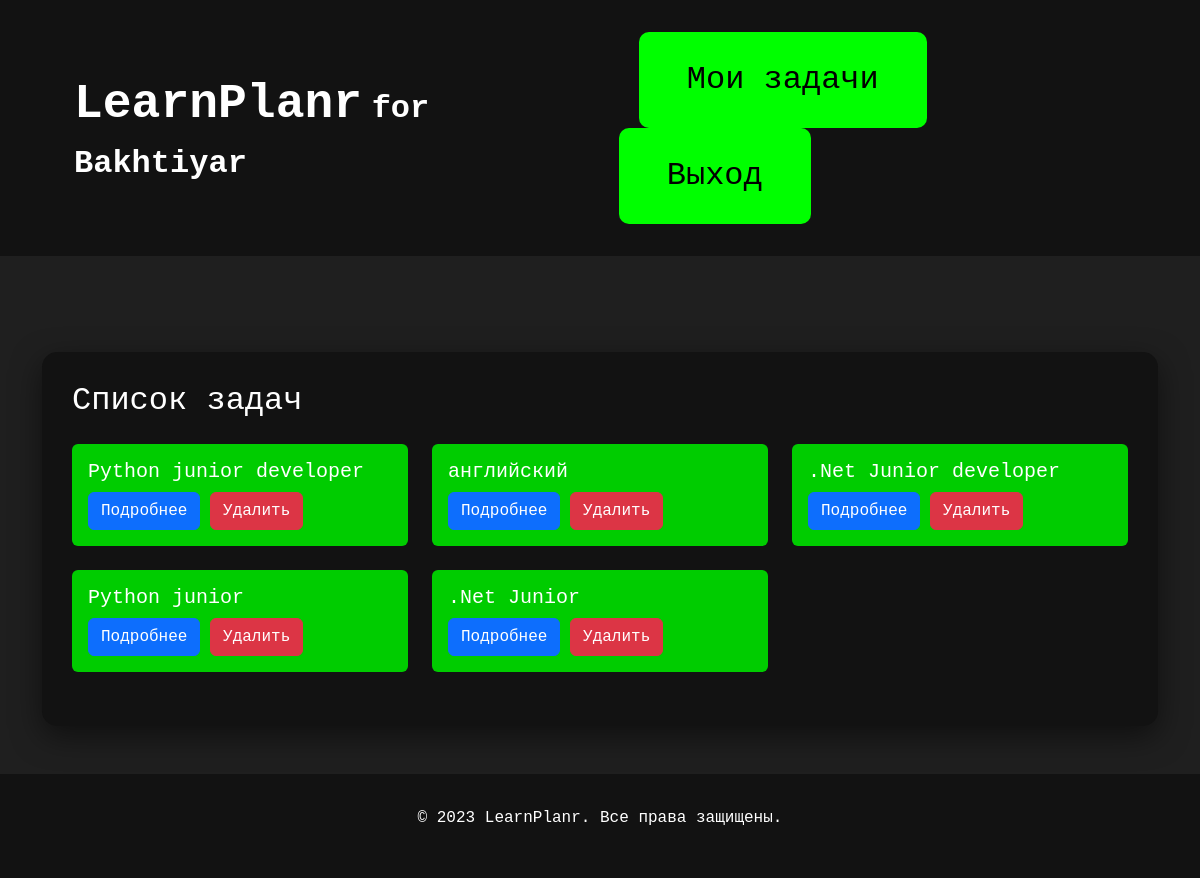
The app's page /learn_planr/todos/ (signed in), older data.
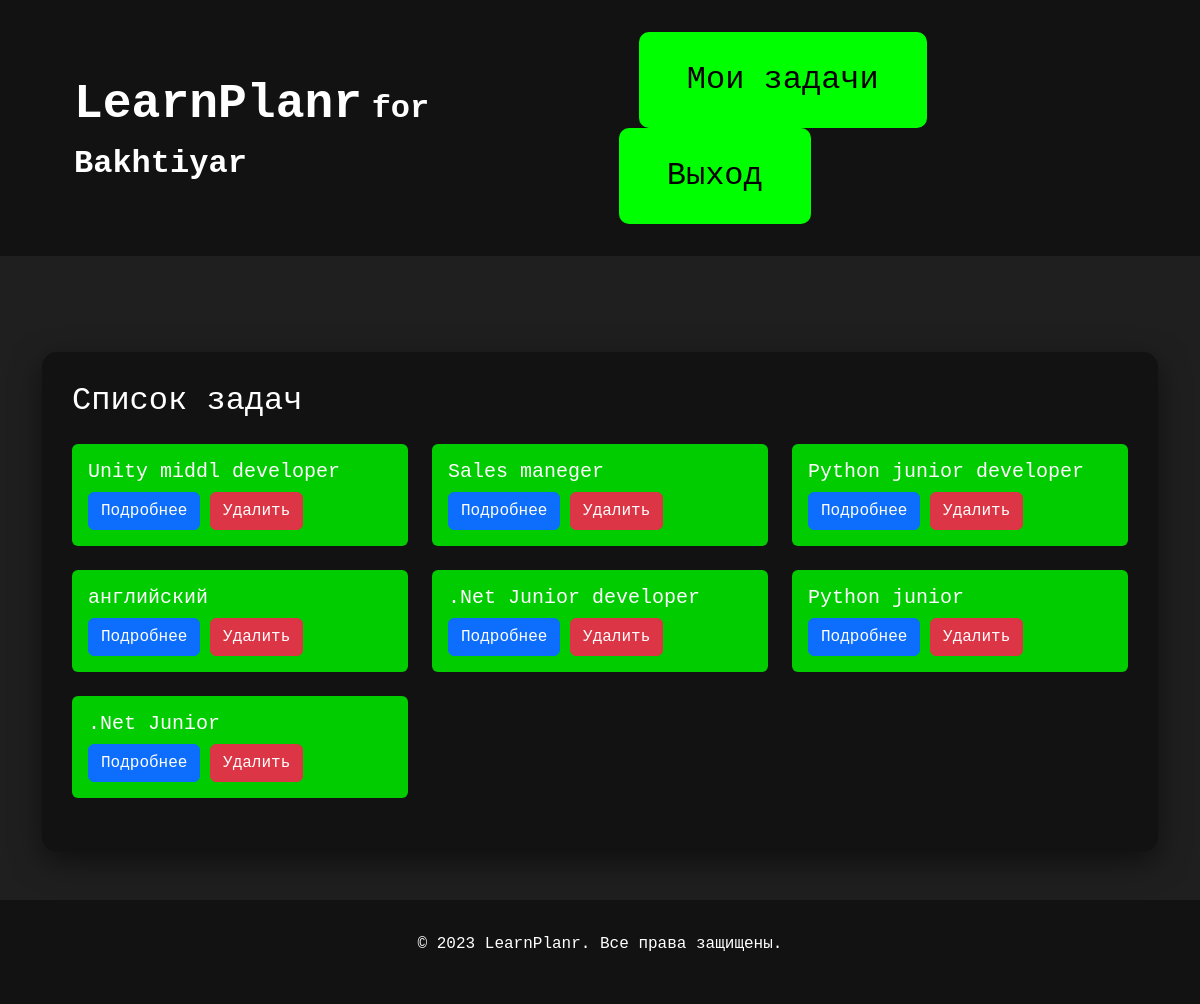
The same page, newer data.
### todo/models.py (models this page shows, shortened)
class Schedule(models.Model):
    author = models.ForeignKey(User, on_delete=models.CASCADE)
    title = models.CharField(max_length=100)
    created_at = models.DateTimeField(auto_now_add=True)

### todo/views.py (the view)
# urls.py: path("todos/", views.get_list_todo, name="get_todos"),
@login_required(login_url="/login/")
def get_list_todo(request):
    todos = Schedule.objects.filter(author=request.user).order_by("-id")
    context = {"todos": todos}
    return render(request, "todo/todos.html", context)

### todo/templates/todo/todos.html (shortened to what this page needs)
{% extends "todo/base.html" %}
{% block content %}
<main class="main">
    <div class="container mt-5" style="background-color: #121212; padding: 30px; border-radius: 15px; box-shadow: 0px 10px 30px rgba(0, 0, 0, 0.5);">
        <h2 class="mb-4 text-white">Список задач</h2>
        <div class="row">
            {% for todo in todos %}
                <div class="col-md-4 mb-4">
                    <div class="card" style="background-color: #00cc00; border: none;">
                        <div class="card-body">
                            <h5 class="card-title text-white">{{ todo.title }}</h5>
                            <a href="{% url 'todo:get_todo' todo.id %}" class="btn btn-primary">Подробнее</a>
                            <a href="{% url 'todo:delete_todo' todo.id %}" class="btn btn-danger ml-2">Удалить</a>
                        </div>
                    </div>
                </div>
            {% endfor %}
        </div>
    </div>
</main>
{% endblock %}

Row changes from the older to the newer data that the page shows:
added Schedule: title "Unity middl developer"
added Schedule: title "Sales maneger"
